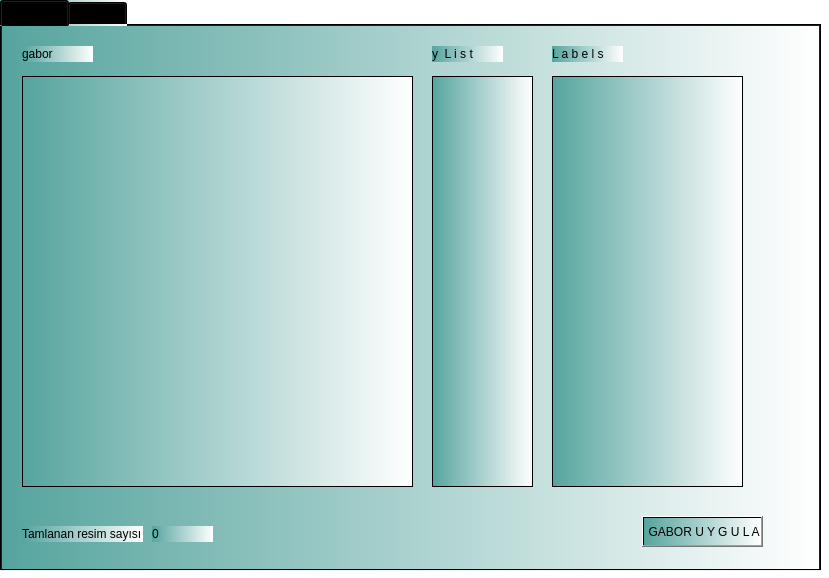
<?xml version="1.0" encoding="UTF-8"?>
<ui version="4.0">
 <class>MainWindow</class>
 <widget class="QMainWindow" name="MainWindow">
  <property name="geometry">
   <rect>
    <x>0</x>
    <y>0</y>
    <width>829</width>
    <height>578</height>
   </rect>
  </property>
  <property name="windowTitle">
   <string>MainWindow</string>
  </property>
  <property name="styleSheet">
   <string notr="true">background-color: rgb(255, 255, 255);</string>
  </property>
  <widget class="QWidget" name="centralwidget">
   <widget class="QTabWidget" name="tabWidget">
    <property name="geometry">
     <rect>
      <x>0</x>
      <y>0</y>
      <width>821</width>
      <height>571</height>
     </rect>
    </property>
    <property name="styleSheet">
     <string notr="true">background-color: qlineargradient(spread:pad, x1:0, y1:0, x2:1, y2:0, stop:0 rgba(86, 164, 158, 255), stop:1 rgba(255, 255, 255, 255));
</string>
    </property>
    <property name="tabPosition">
     <enum>QTabWidget::North</enum>
    </property>
    <property name="currentIndex">
     <number>0</number>
    </property>
    <widget class="QWidget" name="tab_5">
     <attribute name="title">
      <string>GABOR</string>
     </attribute>
     <widget class="QLabel" name="label_3">
      <property name="geometry">
       <rect>
        <x>20</x>
        <y>20</y>
        <width>71</width>
        <height>16</height>
       </rect>
      </property>
      <property name="text">
       <string>gabor </string>
      </property>
     </widget>
     <widget class="QTableWidget" name="table_features">
      <property name="geometry">
       <rect>
        <x>20</x>
        <y>50</y>
        <width>391</width>
        <height>411</height>
       </rect>
      </property>
     </widget>
     <widget class="QPushButton" name="btn_features_apply">
      <property name="geometry">
       <rect>
        <x>640</x>
        <y>490</y>
        <width>121</width>
        <height>31</height>
       </rect>
      </property>
      <property name="styleSheet">
       <string notr="true"/>
      </property>
      <property name="text">
       <string> GABOR U Y G U L A</string>
      </property>
     </widget>
     <widget class="QLabel" name="lbl_features_count">
      <property name="geometry">
       <rect>
        <x>150</x>
        <y>500</y>
        <width>61</width>
        <height>16</height>
       </rect>
      </property>
      <property name="text">
       <string>0</string>
      </property>
     </widget>
     <widget class="QLabel" name="label_51">
      <property name="geometry">
       <rect>
        <x>20</x>
        <y>500</y>
        <width>121</width>
        <height>16</height>
       </rect>
      </property>
      <property name="text">
       <string>Tamlanan resim sayısı :</string>
      </property>
     </widget>
     <widget class="QLabel" name="label_9">
      <property name="geometry">
       <rect>
        <x>430</x>
        <y>20</y>
        <width>71</width>
        <height>16</height>
       </rect>
      </property>
      <property name="text">
       <string>y  L i s t</string>
      </property>
     </widget>
     <widget class="QTableWidget" name="table_features_y">
      <property name="geometry">
       <rect>
        <x>430</x>
        <y>50</y>
        <width>101</width>
        <height>411</height>
       </rect>
      </property>
     </widget>
     <widget class="QLabel" name="label_10">
      <property name="geometry">
       <rect>
        <x>550</x>
        <y>20</y>
        <width>71</width>
        <height>16</height>
       </rect>
      </property>
      <property name="text">
       <string>L a b e l s</string>
      </property>
     </widget>
     <widget class="QTableWidget" name="table_features_labels">
      <property name="geometry">
       <rect>
        <x>550</x>
        <y>50</y>
        <width>191</width>
        <height>411</height>
       </rect>
      </property>
     </widget>
    </widget>
    <widget class="QWidget" name="tab">
     <attribute name="title">
      <string>GLCM</string>
     </attribute>
     <widget class="QLabel" name="label_52">
      <property name="geometry">
       <rect>
        <x>30</x>
        <y>500</y>
        <width>121</width>
        <height>16</height>
       </rect>
      </property>
      <property name="text">
       <string>Tamlanan resim sayısı :</string>
      </property>
     </widget>
     <widget class="QLabel" name="lbl_features_count_2">
      <property name="geometry">
       <rect>
        <x>160</x>
        <y>500</y>
        <width>61</width>
        <height>16</height>
       </rect>
      </property>
      <property name="text">
       <string>0</string>
      </property>
     </widget>
     <widget class="QLabel" name="label_4">
      <property name="geometry">
       <rect>
        <x>30</x>
        <y>20</y>
        <width>71</width>
        <height>16</height>
       </rect>
      </property>
      <property name="text">
       <string>GLCM</string>
      </property>
     </widget>
     <widget class="QTableWidget" name="table_features_2">
      <property name="geometry">
       <rect>
        <x>30</x>
        <y>50</y>
        <width>391</width>
        <height>411</height>
       </rect>
      </property>
     </widget>
     <widget class="QPushButton" name="btn_features_apply_2">
      <property name="geometry">
       <rect>
        <x>650</x>
        <y>490</y>
        <width>121</width>
        <height>31</height>
       </rect>
      </property>
      <property name="styleSheet">
       <string notr="true"/>
      </property>
      <property name="text">
       <string>GLCM U Y G U L A</string>
      </property>
     </widget>
     <widget class="QTableWidget" name="table_features_labels_2">
      <property name="geometry">
       <rect>
        <x>560</x>
        <y>50</y>
        <width>191</width>
        <height>411</height>
       </rect>
      </property>
     </widget>
     <widget class="QLabel" name="label_11">
      <property name="geometry">
       <rect>
        <x>440</x>
        <y>20</y>
        <width>71</width>
        <height>16</height>
       </rect>
      </property>
      <property name="text">
       <string>y  L i s t</string>
      </property>
     </widget>
     <widget class="QLabel" name="label_12">
      <property name="geometry">
       <rect>
        <x>560</x>
        <y>20</y>
        <width>71</width>
        <height>16</height>
       </rect>
      </property>
      <property name="text">
       <string>L a b e l s</string>
      </property>
     </widget>
     <widget class="QTableWidget" name="table_features_y_2">
      <property name="geometry">
       <rect>
        <x>440</x>
        <y>50</y>
        <width>101</width>
        <height>411</height>
       </rect>
      </property>
     </widget>
    </widget>
   </widget>
  </widget>
 </widget>
 <resources/>
 <connections/>
</ui>
